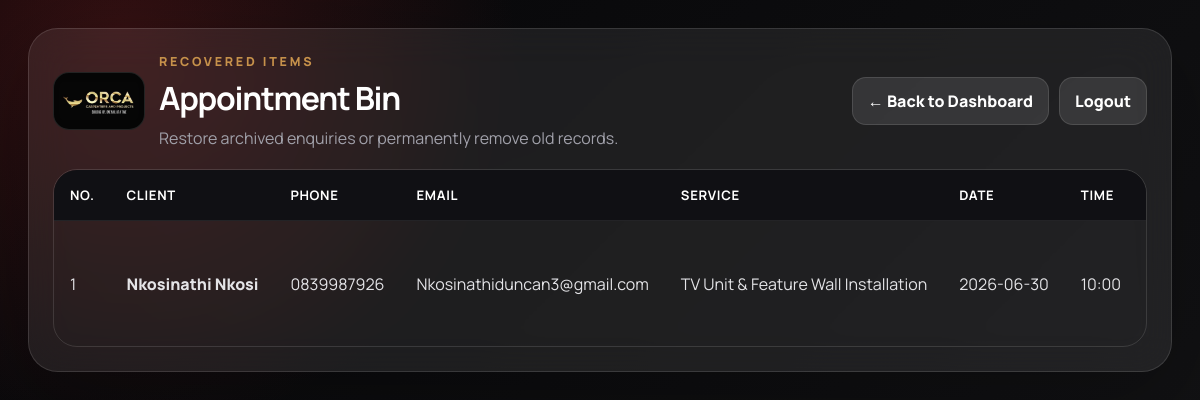
The app's page /bin (signed in) with its own data.
### tables this page shows
CREATE TABLE appointments (
            id INTEGER PRIMARY KEY AUTOINCREMENT,
            full_name TEXT NOT NULL,
            phone TEXT NOT NULL,
            email TEXT NOT NULL,
            service TEXT NOT NULL,
            appointment_date TEXT NOT NULL,
            appointment_time TEXT NOT NULL,
            message TEXT,
            status TEXT DEFAULT 'Pending',
            is_deleted INTEGER DEFAULT 0,
            deleted_at TEXT
        );

### app.py (the view)
@app.route("/bin")
def bin_page():
    if not admin_required():
        return redirect(url_for("login"))
    conn = get_db_connection()
    appointments = conn.execute("""
        SELECT *
        FROM appointments
        WHERE COALESCE(is_deleted, 0) = 1
        ORDER BY deleted_at DESC
    """).fetchall()
    conn.close()
    return render_template("bin.html", appointments=appointments)

### app.py (called while the page is built)
def get_db_connection():
    conn = sqlite3.connect(DB_PATH)
    conn.row_factory = sqlite3.Row
    return conn

def admin_required():
    return session.get("admin_logged_in") is True

### templates/bin.html (shortened to what this page needs)
<!DOCTYPE html>
  <html lang="en">
    <head>
    </head>
    <body>
      <div class="card">
        <div class="top">
          <div class="brand">
            <img src="{{ url_for('static', filename='logo.jpg') }}" alt="ORCA logo">
            <div>
              <p class="kicker">
                Recovered items
              </p>
              <h1>
                Appointment Bin
              </h1>
              <p>
                Restore archived enquiries or permanently remove old records.
              </p>
            </div>
          </div>
          <div class="actions">
            <a class="btn" href="{{ url_for('dashboard') }}">
            ← Back to Dashboard
            </a>
            <a class="btn" href="{{ url_for('logout') }}">
            Logout
            </a>
          </div>
        </div>
        <div class="table-wrap">
          <table>
            <thead>
              <tr>
                <th>
                  No.
                </th>
                <th>
                  Client
                </th>
                <th>
                  Phone
                </th>
                <th>
                  Email
                </th>
                <th>
                  Service
                </th>
                <th>
                  Date
                </th>
                <th>
                  Time
                </th>
                <th>
                </th>
              </tr>
            </thead>
            <tbody>
              {% for appointment in appointments %}
                <tr>
                  <td>
                    {{ loop.index }}
                  </td>
                  <td class="name">
                    {{ appointment['full_name'] }}
                  </td>
                  <td>
                    {{ appointment['phone'] }}
                  </td>
                  <td>
                    {{ appointment['email'] }}
                  </td>
                  <td>
                    {{ appointment['service'] }}
                  </td>
                  <td>
                    {{ appointment['appointment_date'] }}
                  </td>
                  <td>
                    {{ appointment['appointment_time'] }}
                  </td>
                  <td class="details-cell">
                  </td>
                </tr>
              {% else %}
                <tr>
                  <td colspan="11" class="empty">
                    No deleted appointments in the trash.
                  </td>
                </tr>
              {% endfor %}
            </tbody>
          </table>
        </div>
      </div>
    </body>
  </html>

### templates/bin.html (style rules this page uses)
:root { --bg:#0b0b0d;--line:rgba(255,255,255,.12);--muted:#a1a1aa;--red:#d32f2f;--green:#22c55e;--gold:#c7924b }
* { box-sizing:border-box }
body { margin:0;font-family:Manrope,sans-serif;background:radial-gradient(circle at 10% 5%,rgba(211,47,47,.22),transparent 30%),linear-gradient(135deg,#070709,#141416);min-height:100vh;color:#fff;padding:28px }
.card { max-width:1350px;margin:auto;border:1px solid var(--line);background:rgba(255,255,255,.075);backdrop-filter:blur(20px);border-radius:30px;padding:24px;box-shadow:0 25px 90px rgba(0,0,0,.28) }
.top { display:flex;justify-content:space-between;align-items:center;gap:18px;flex-wrap:wrap;margin-bottom:20px }
.brand { display:flex;gap:14px;align-items:center }
.brand img { width:92px;height:58px;border-radius:16px;object-fit:contain;object-position:center;background:#050505;padding:5px;border:1px solid rgba(255,255,255,.12) }
.kicker { margin:0 0 6px;color:var(--gold);font-size:.78rem;font-weight:900;letter-spacing:.22em;text-transform:uppercase }
h1 { margin:0;font-size:2rem;letter-spacing:-.04em }
p { color:var(--muted);margin:7px 0 0 }
.actions { display:flex;gap:10px;flex-wrap:wrap }
.btn,button { border:0;border-radius:14px;padding:12px 15px;font-weight:900;cursor:pointer;text-decoration:none;color:white;background:rgba(255,255,255,.1);border:1px solid var(--line) }
.table-wrap { overflow:auto;border-radius:24px;border:1px solid var(--line) }
table { width:100%;min-width:1250px;border-collapse:collapse }
th { background:#101014;color:white;text-align:left;padding:16px;font-size:.82rem;text-transform:uppercase;letter-spacing:.05em }
td { padding:16px;border-top:1px solid rgba(255,255,255,.08);color:#e4e4e7;white-space:nowrap }
.name { font-weight:900 }
.details-cell { min-width:240px;max-width:340px;white-space:normal;line-height:1.55;color:#e4e4e7 }

### records on screen
appointments: full_name "Nkosinathi Nkosi", phone "0839987926", email "Nkosinathiduncan3@gmail.com", service "TV Unit & Feature Wall Installation", appointment_date "2026-06-30", appointment_time "10:00"
